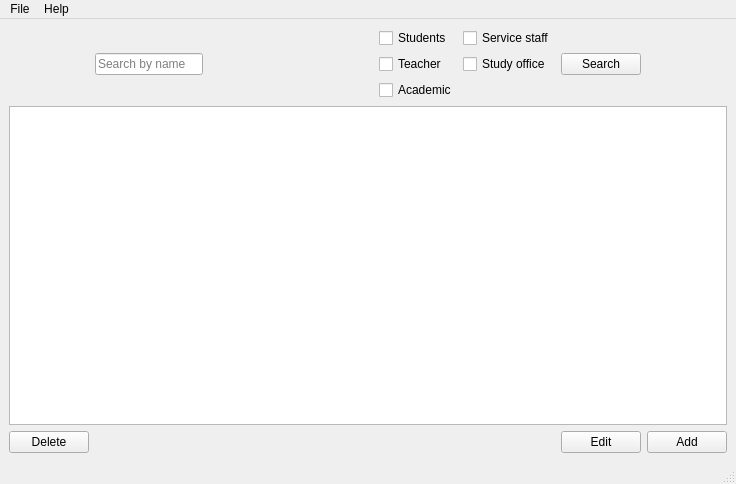
<?xml version="1.0" encoding="UTF-8"?>
<ui version="4.0">
 <class>MainWindow</class>
 <widget class="QMainWindow" name="MainWindow">
  <property name="geometry">
   <rect>
    <x>0</x>
    <y>0</y>
    <width>736</width>
    <height>484</height>
   </rect>
  </property>
  <property name="windowTitle">
   <string>MainWindow</string>
  </property>
  <widget class="QWidget" name="centralwidget">
   <layout class="QGridLayout" name="gridLayout">
    <item row="7" column="0">
     <widget class="QPushButton" name="deleteButton">
      <property name="sizePolicy">
       <sizepolicy hsizetype="Fixed" vsizetype="Fixed">
        <horstretch>0</horstretch>
        <verstretch>0</verstretch>
       </sizepolicy>
      </property>
      <property name="text">
       <string>Delete</string>
      </property>
     </widget>
    </item>
    <item row="5" column="0" rowspan="2" colspan="6">
     <widget class="QTableView" name="tableView">
      <property name="sizePolicy">
       <sizepolicy hsizetype="Expanding" vsizetype="Expanding">
        <horstretch>0</horstretch>
        <verstretch>0</verstretch>
       </sizepolicy>
      </property>
     </widget>
    </item>
    <item row="7" column="5">
     <widget class="QPushButton" name="addButton">
      <property name="sizePolicy">
       <sizepolicy hsizetype="Fixed" vsizetype="Fixed">
        <horstretch>0</horstretch>
        <verstretch>0</verstretch>
       </sizepolicy>
      </property>
      <property name="text">
       <string>Add</string>
      </property>
     </widget>
    </item>
    <item row="4" column="3">
     <layout class="QGridLayout" name="gridLayout_2">
      <item row="0" column="0">
       <widget class="QCheckBox" name="studentsCheckBox">
        <property name="text">
         <string>Students</string>
        </property>
       </widget>
      </item>
      <item row="1" column="0">
       <widget class="QCheckBox" name="teacherCheckBox">
        <property name="sizePolicy">
         <sizepolicy hsizetype="Fixed" vsizetype="Fixed">
          <horstretch>0</horstretch>
          <verstretch>0</verstretch>
         </sizepolicy>
        </property>
        <property name="text">
         <string>Teacher</string>
        </property>
       </widget>
      </item>
      <item row="0" column="1">
       <widget class="QCheckBox" name="serviceCheckBox">
        <property name="text">
         <string>Service staff</string>
        </property>
       </widget>
      </item>
      <item row="2" column="0">
       <widget class="QCheckBox" name="academicCheckBox">
        <property name="text">
         <string>Academic</string>
        </property>
       </widget>
      </item>
      <item row="1" column="1">
       <widget class="QCheckBox" name="studyCheckBox">
        <property name="text">
         <string>Study office</string>
        </property>
       </widget>
      </item>
     </layout>
    </item>
    <item row="4" column="4">
     <widget class="QPushButton" name="searchButton">
      <property name="sizePolicy">
       <sizepolicy hsizetype="Fixed" vsizetype="Fixed">
        <horstretch>0</horstretch>
        <verstretch>0</verstretch>
       </sizepolicy>
      </property>
      <property name="text">
       <string>Search</string>
      </property>
     </widget>
    </item>
    <item row="7" column="4">
     <widget class="QPushButton" name="editButton">
      <property name="sizePolicy">
       <sizepolicy hsizetype="Fixed" vsizetype="Fixed">
        <horstretch>0</horstretch>
        <verstretch>0</verstretch>
       </sizepolicy>
      </property>
      <property name="text">
       <string>Edit</string>
      </property>
     </widget>
    </item>
    <item row="4" column="1">
     <widget class="QLineEdit" name="nameFilterlineEdit">
      <property name="sizePolicy">
       <sizepolicy hsizetype="Fixed" vsizetype="Fixed">
        <horstretch>0</horstretch>
        <verstretch>0</verstretch>
       </sizepolicy>
      </property>
      <property name="placeholderText">
       <string>Search by name</string>
      </property>
     </widget>
    </item>
   </layout>
  </widget>
  <widget class="QMenuBar" name="menubar">
   <property name="geometry">
    <rect>
     <x>0</x>
     <y>0</y>
     <width>736</width>
     <height>22</height>
    </rect>
   </property>
   <widget class="QMenu" name="menuFile">
    <property name="title">
     <string>File</string>
    </property>
    <addaction name="actionOpen"/>
    <addaction name="actionSave"/>
   </widget>
   <widget class="QMenu" name="menuHelp">
    <property name="title">
     <string>Help</string>
    </property>
    <addaction name="actionAbout"/>
   </widget>
   <addaction name="menuFile"/>
   <addaction name="menuHelp"/>
  </widget>
  <widget class="QStatusBar" name="statusbar"/>
  <action name="actionOpen">
   <property name="text">
    <string>Open</string>
   </property>
  </action>
  <action name="actionSave">
   <property name="text">
    <string>Save</string>
   </property>
  </action>
  <action name="actionAbout">
   <property name="text">
    <string>About</string>
   </property>
  </action>
 </widget>
 <resources/>
 <connections/>
</ui>
